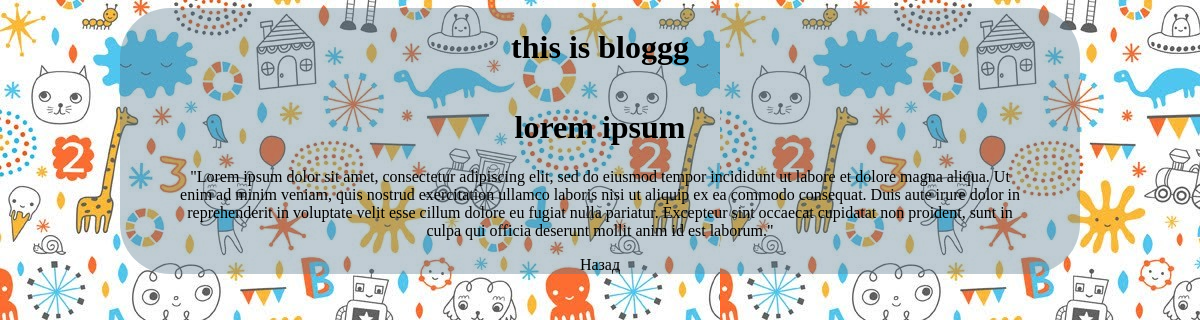
Page /blog/1/ on the committed database.
### blog/models.py (models this page shows, shortened)
class Post(models.Model):
    title = models.CharField(max_length=50)
    text = models.TextField()
    pub_date = models.DateTimeField(auto_now=True)
    draft = models.BooleanField(default=False)
    author = models.ForeignKey(CustomUser, null=True, on_delete=models.CASCADE)

### blog/views.py (the view)
# urls.py: path('<int:post_id>/', views.detail, name='detail'),
def detail(request, post_id):
    post = Post.objects.get(pk=post_id)
    template = 'blog/detail.html'
    context = {'post': post}
    return render(request, template, context)

### templates/blog/detail.html (shortened to what this page needs)
{% load static %}
<!DOCTYPE html>
<html lang="en">
<head>
    <link rel="stylesheet" href="{% static 'blog/css/style.css' %}">
</head>
<body>
    <div class="wrapper">
        <header>
            <h1>this is bloggg</h1>
        </header>
        <main>
            <div class="post">
                {% if post %}
                    <h1>{{post.title}}</h1>
                    <p class="text">{{ post.text }}</p>
                {% endif %}
            </div>
        </main>
        <footer>
            <a href="{% url 'blog:index' %}">Назад</a>
        </footer>
    </div>
</body>
</html>

### static/blog/css/style.css (style rules this page uses)
body { background: url("/static/blog/images/blogbg.jpg"); }
.wrapper { display: flex; flex-direction: column; border-radius: 50px; background-color: rgba(89, 120, 142, 0.378); width: 960px; margin: 0 auto; }
h1, p, form { text-align: center; }
a, a:visited { color: black; text-decoration: none; }
main { display: flex; flex-direction: column; justify-content: space-around; align-items: center; }
footer { display: flex; justify-content: space-around; }
.text { max-width: 850px; }

### rows in the picture
Post: title "lorem ipsum", text "\"Lorem ipsum dolor sit amet, consectetur adipiscing elit, sed do eiusmod tempor incididunt ut labore et dolore magna aliqua. Ut enim ad minim veniam, quis nostrud exercitation ullamco laboris nisi ut aliquip ex ea commodo consequat. Duis aute irure dolor in reprehenderit in voluptate velit esse cillum dolore eu fugiat nulla pariatur. Excepteur sint occaecat cupidatat non proident, sunt in culpa qui officia deserunt mollit anim id est laborum.\""
